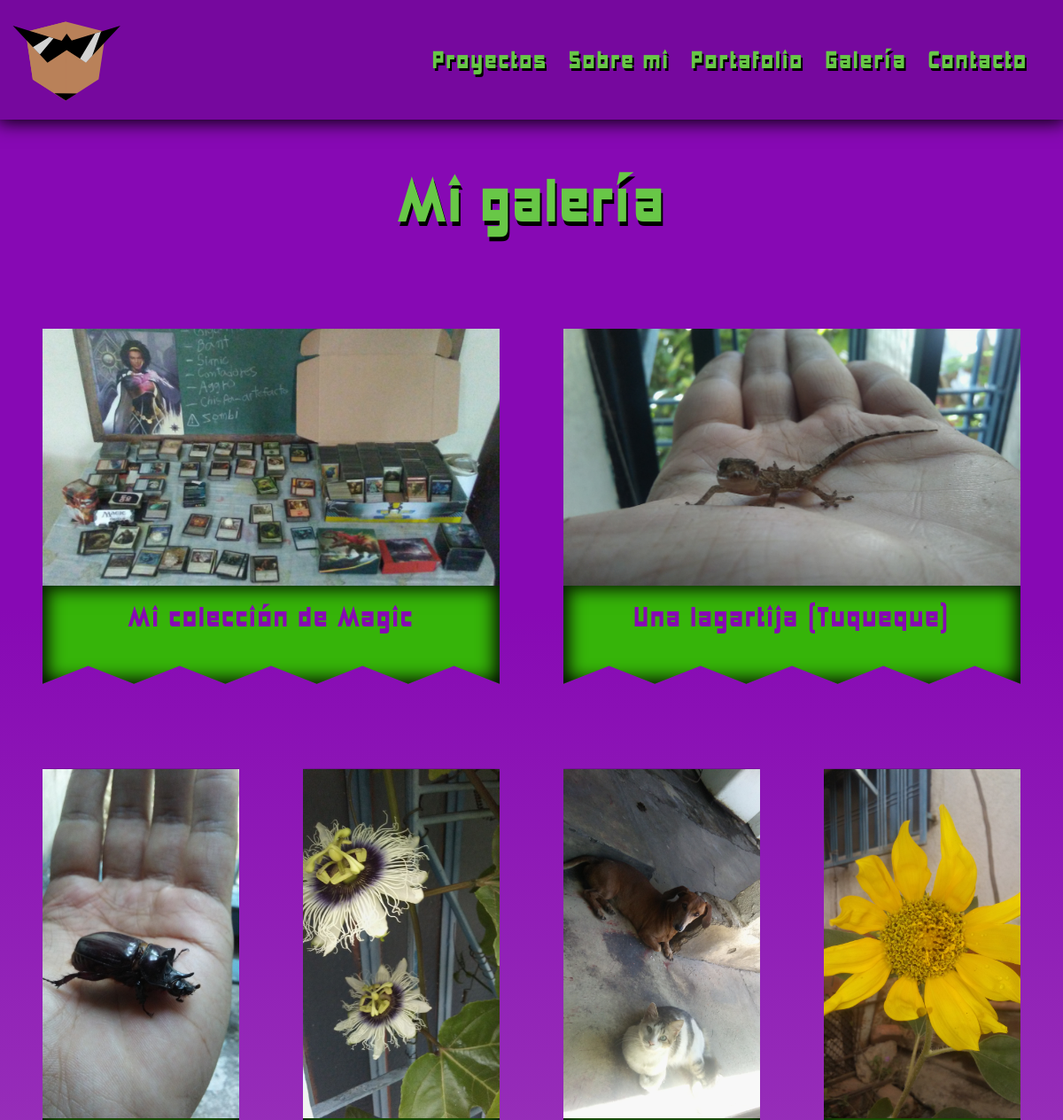
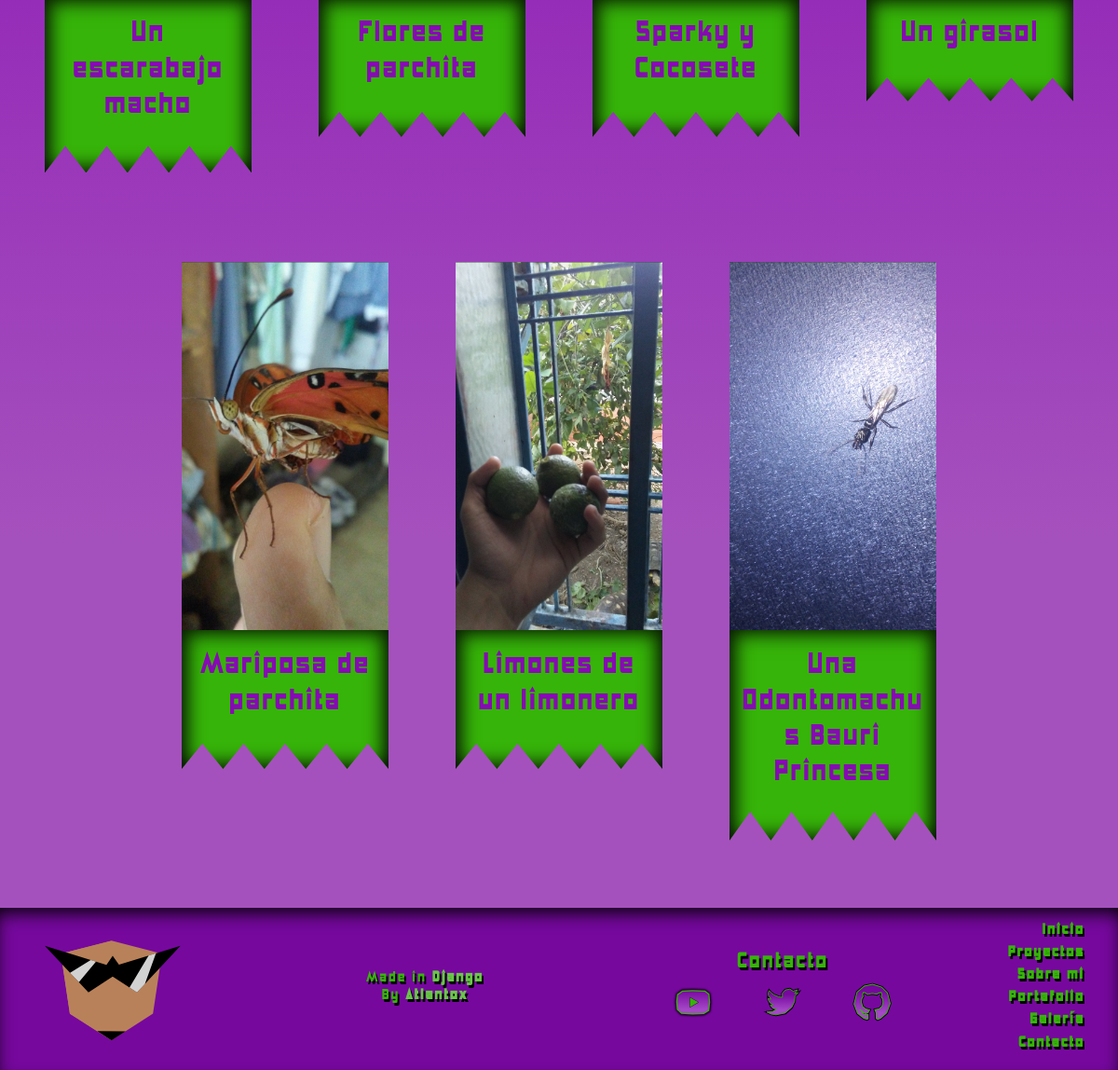
Page /gallery/ on the committed database (2 pictures, top to bottom).
### GalleryApp/models.py (models this page shows, shortened)
class Gallery(models.Model):
    title = models.CharField(max_length=40, verbose_name='Título')
    img = models.ImageField(upload_to='gallery', verbose_name='Imagen')
    wide = models.BooleanField(verbose_name='Imagen ancha', default=False)
    created = models.DateTimeField(auto_now_add=True, verbose_name='Creado en')
    class Meta():
        verbose_name = 'Galería'
        verbose_name_plural ='Galería'

### GalleryApp/views.py (the view)
# urls.py: path('gallery/', views.gallery, name='Gallery')
def gallery(request):
    wide_images = models.Gallery.objects.filter(wide=True)
    tall_images = models.Gallery.objects.filter(wide=False)
    ctx = {
        'wide_images': wide_images,
        'tall_images': tall_images
        }
    return render(request, 'GalleryApp/gallery.html', ctx)

### GalleryApp/templates/GalleryApp/gallery.html (shortened to what this page needs)
{% extends 'WebApp/common/base.html' %}
{% block subtitle %} Mi galería {% endblock %}
{% block content %}
    <div class="container-fluid py-4 gradient-p-d-l text-secondary">
        <div class="row w-100 p-0 justify-content-center m-0">
            {% for img in wide_images %}
            <article class="col-12 col-lg-6 row p-3 p-md-5 justify-content-center m-0">
                {% include 'GalleryApp/gallery_img.html' %}
            </article>
            {% endfor %}
        </div>
        <div class="row w-100 p-0 justify-content-center m-0">
            {% for img in tall_images %}
            <article class="col-12 col-md-4 col-lg-3 row p-3 p-md-5 justify-content-center m-0">
                {% include 'GalleryApp/gallery_img.html' %}
            </article>
            {% endfor %}
        </div>
    </div>
{% endblock %}

### GalleryApp/templates/GalleryApp/gallery_img.html
<div class="w-100 p-0 h-auto">
    <div class="row bg-secondary gallery-container shadow-deep-l">
        <figure class="col-12 p-0">
            <img class="w-100 shadowed" src="{{img.img.url}}" alt="{{img.title}}">
        </figure>
        <div class="col-12 text-primary text-shadow-x text-center pb-5">
            <h2>{{img.title}}</h2>
        </div>
    </div>
</div>

### WebApp/static/WebApp/css/custom.css (style rules this page uses)
* { letter-spacing: 2px; }
.gradient-p-d-l { background: linear-gradient(0deg, rgba(165,81,189,1) 20%, rgba(135,9,180,1) 80%); }
.gallery-container { clip-path: polygon( 100% 0%, 100% 100%, 90% 95%, 80% 100%, 70% 95%, 60% 100%, 50% 95%, 40% 100%, 30% 95%, 20% 100%, 10% 95%, 0% 100%, 0% 0% ); }
.shadowed { box-shadow: 0 0 20px 3px rgb(0 0 0 / 100%); }
.text-shadow-n { text-shadow: 2px 3px black !important; }
.text-shadow-x { text-shadow: none; }
.shadow-deep-l { box-shadow: inset 0 0 20px 5px black; }

### rows in the picture
Gallery: img (picture), title "Mi colección de Magic"
Gallery: img (picture), title "Una lagartija (Tuqueque)"
Gallery: img (picture), title "Un escarabajo macho"
Gallery: img (picture), title "Flores de parchita"
Gallery: img (picture), title "Sparky y Cocosete"
Gallery: img (picture), title "Un girasol"
Gallery: img (picture), title "Mariposa de parchita"
Gallery: img (picture), title "Limones de un limonero"
Gallery: img (picture), title "Una Odontomachus Bauri Princesa"
